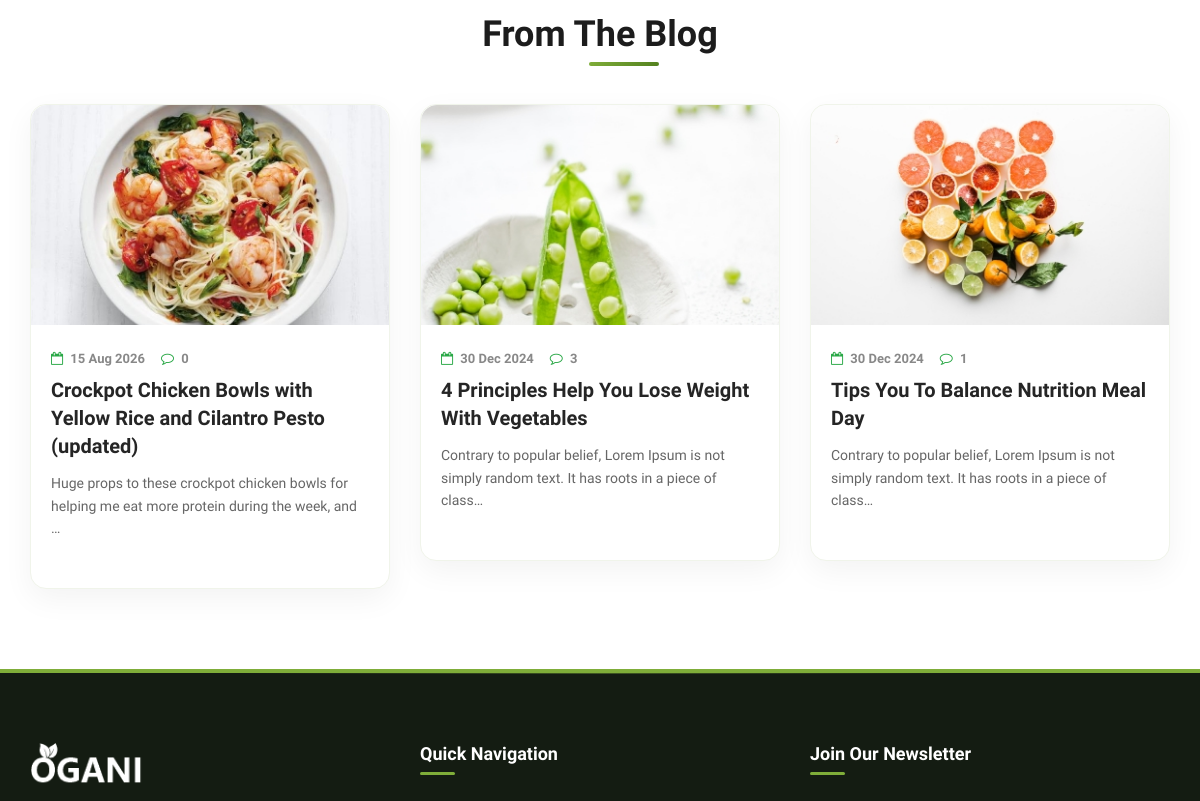
/ (middle part), run on an earlier commit of the app's database.
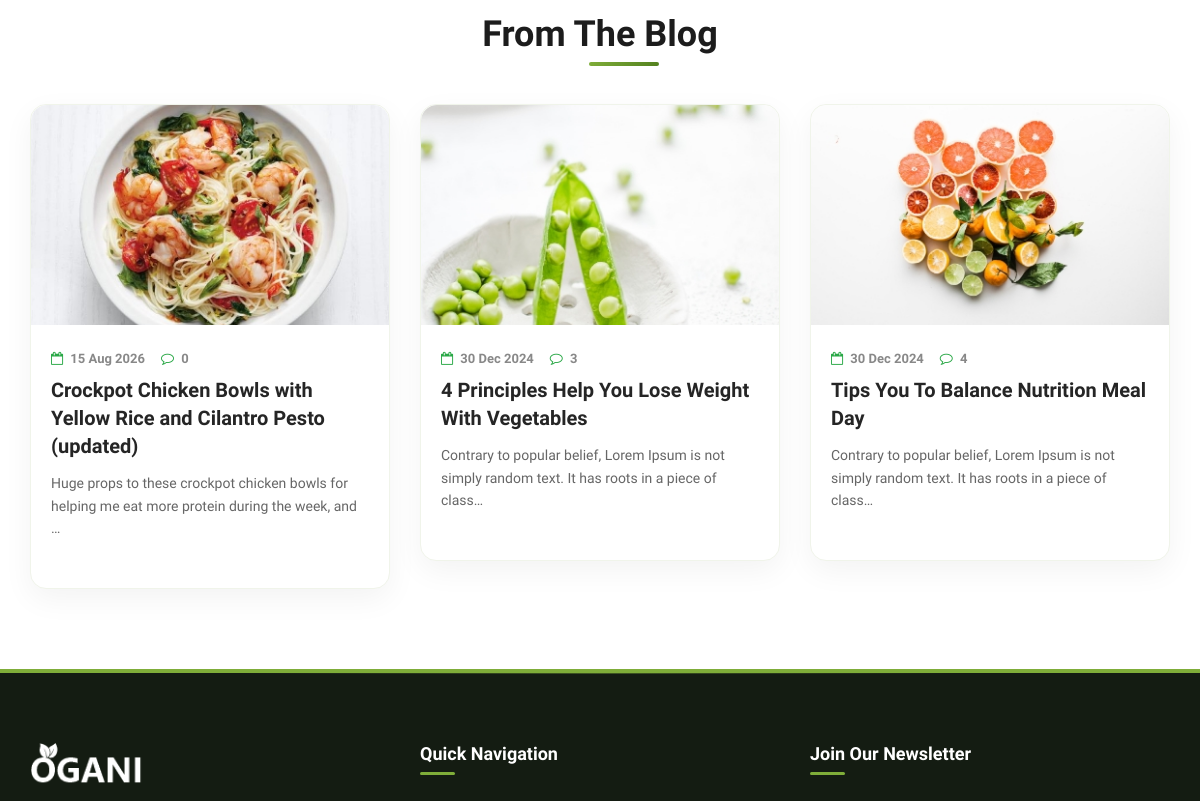
And on a later commit of the database.
### src/apps/blog/models.py (models this page shows, shortened)
class BlogModel(models.Model):
    title = models.CharField(max_length=255)
    blog_category = models.ForeignKey(BlogCategory, on_delete=models.CASCADE)
    author = models.ForeignKey(UserAccount, on_delete=models.PROTECT)
    blog_img = models.ImageField(upload_to='blog/images', blank=True, null=True)
    blog_thumb = models.ImageField(upload_to='blog/thumbnails', blank=True, null=True)
    blog_body = models.TextField()
    created_at = models.DateTimeField(auto_now_add=True)
    edited_at = models.DateTimeField(auto_now_add=True)
    @property
    def comment_count(self):
        tracker = BlogCommentTracker.objects.filter(blog=self).first()
        if tracker:
            return tracker.comment_count
        return BlogCommentModel.objects.filter(blog=self).count()

class BlogCommentTracker(models.Model):
    blog = models.ForeignKey(BlogModel, on_delete=models.CASCADE)
    comment_count = models.IntegerField()

### src/apps/home/views.py (the view)
# urls.py: path('', views.home_view, name='home_page'),
def home_view(request):
    html_file_name = 'home/home.html'
    all_categories = ProductCategory.objects.all()
    all_products = Product.objects.select_related('product_category').all()
    user_search_key = ProductSearchForm()
    getting_blogs = BlogModel.objects.select_related('author', 'blog_category').order_by('-created_at')[:3]
    blogs_with_comments = BlogCommentTracker.objects.select_related('blog', 'blog__author', 'blog__blog_category').all()[:3]
    latest_product_one = Product.objects.select_related('product_category').order_by('-updated_at')[:3]
    latest_product_two = Product.objects.select_related('product_category').order_by('-updated_at')[3:6]
    top_products = ProductReview.objects.select_related('product', 'product__product_category', 'user').order_by('-star')[:3]
    reviewed_product = ProductReview.objects.select_related('product', 'product__product_category', 'user').order_by('-created_at')[:3]
    context = {
        'categories': all_categories,
        'products': all_products,
        'search_form': user_search_key,
        'blogs': getting_blogs,
        'new_product_one': latest_product_one,
        'new_product_two': latest_product_two,
        'top_product': top_products,
        'latest_reviewed': reviewed_product,
        'commented_blogs': blogs_with_comments,
    }
    return render(request, html_file_name, context)

### src/apps/product/models.py (called while the page is built)
    def __str__(self):
        return self.product_category

### src/common/context_processors/cart_product_count.py (called while the page is built)
def product_in_cart_count(request):
    product_count = 0
    current_user = request.user
    try:
        if current_user.is_authenticated:
            all_cart_products = CartProduct.objects.all().filter(user=current_user)
            product_count = all_cart_products.count()
    except CartProduct.DoesNotExist:
        product_count = 0
    return dict(counter = product_count)

### src/common/context_processors/make_newsletter_form_available.py (called while the page is built)
def newsletter_for_all_app(request):
    return {'newsletter_form': NewsLetterForm()}

### src/common/context_processors/wishlist_tracker.py (called while the page is built)
def wishlist_counter(request):
    current_user = request.user
    count_wishlist = 0
    try:
        if current_user.is_authenticated:
            get_wishlist_products = UserWishList.objects.all().filter(user=current_user, is_wishlist=True)
            count_wishlist = get_wishlist_products.count()
        else:
            count_wishlist = 0
    except UserWishList.DoesNotExist:
        count_wishlist = 0
    return {'count_wishlist': count_wishlist}

### templates/home/home.html (shortened to what this page needs)
{% extends 'index.html' %}
{% load static %}
{% block content %}
    <section class="from-blog spad">
        <div class="container">
            <div class="row">
                <div class="col-lg-12">
                    <div class="section-title text-center from-blog__title mb-5">
                        <h2>From The Blog</h2>
                    </div>
                </div>
            </div>
            <div class="row">
            {% for blog in blogs %}
                <div class="col-lg-4 col-md-4 col-sm-6">
                    <div class="blog__item">
                        <div class="blog__item__pic">
                            <img src="{{ blog.blog_thumb.url }}" alt="{{ blog.title }}">
                        </div>
                        <div class="blog__item__text">
                            <ul class="d-flex gap-3 mb-2">
                                <li class="mr-3"><i class="fa fa-calendar-o text-success mr-1"></i> {{ blog.edited_at | date:'d M Y'}}</li>
                                <li><i class="fa fa-comment-o text-success mr-1"></i> {{ blog.comment_count }}</li>
                            </ul>
                            <h5><a href="{% url 'blog:blog_details' blog.id %}">{{ blog.title }}</a></h5>
                            <p>{{ blog.blog_body | truncatechars:100 | striptags }}</p>
                        </div>
                    </div>
                </div>
            {% endfor %}
            </div>
        </div>
    </section>
{% endblock %}

What changed in the data, as far as the page shows it:
changed through a linked row, BlogModel "Tips You To Balance Nutrition Meal Day": comment_count "1" → "4"
